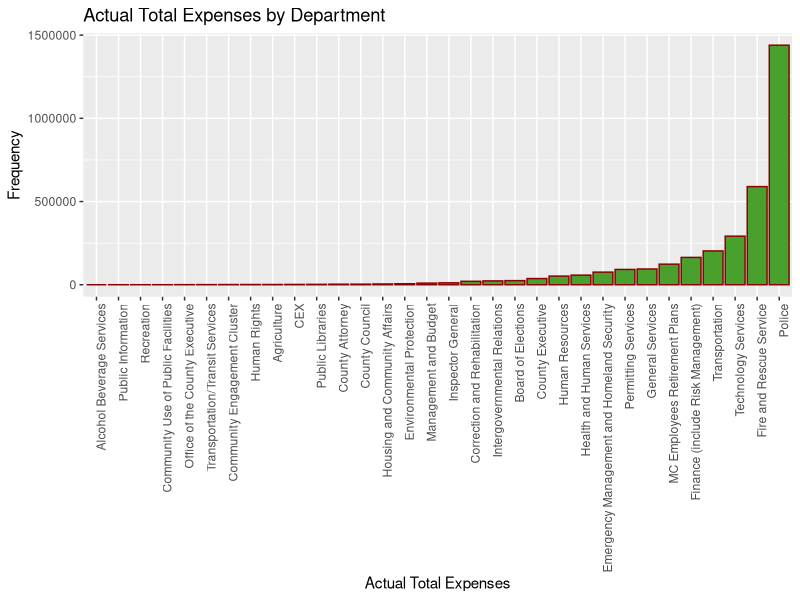
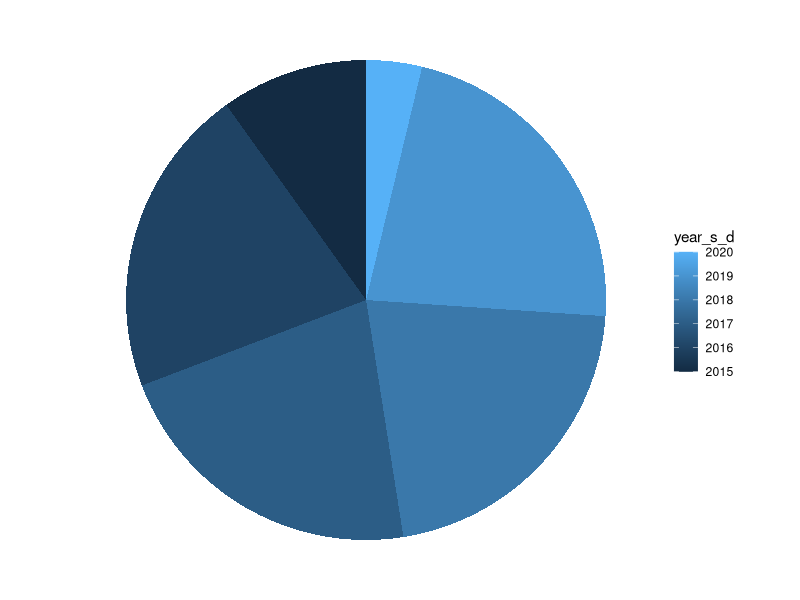
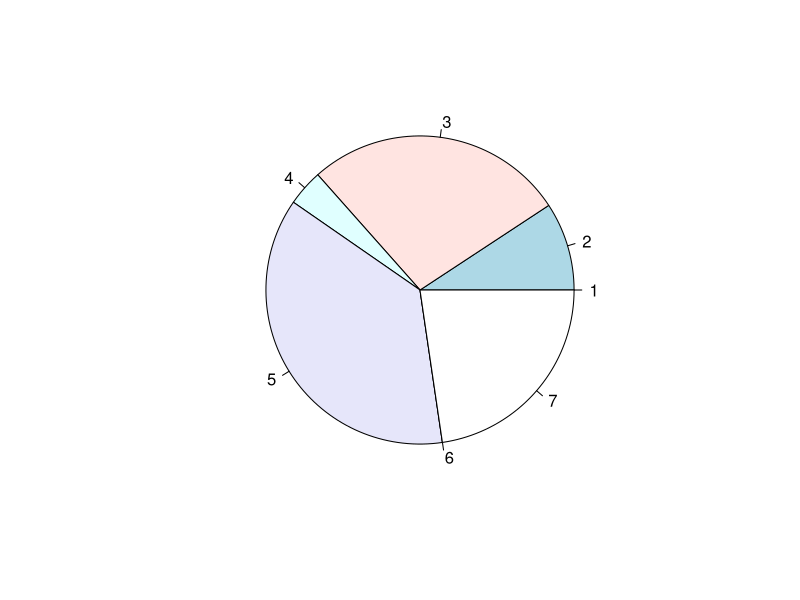
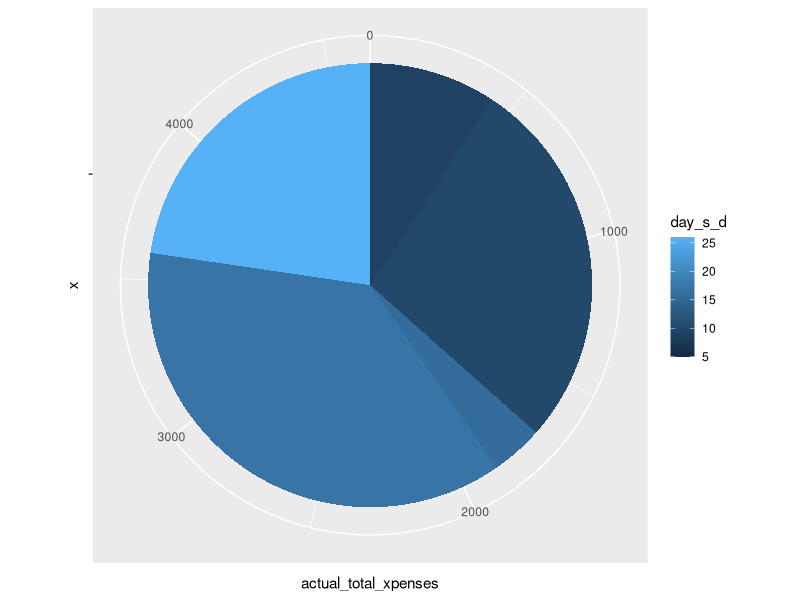
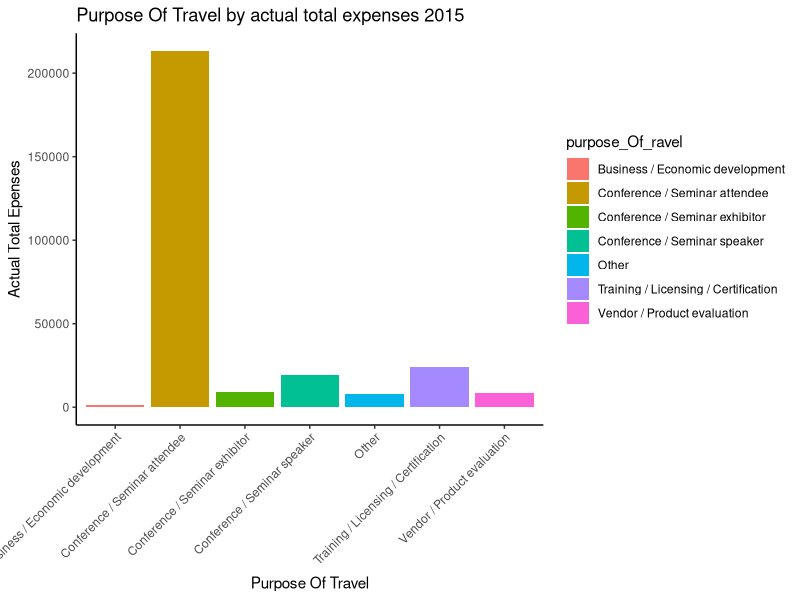

Reproduce these figures in R, in order.
## ---- chunk 1
knitr::opts_chunk$set(echo = TRUE)
## ---- chunk 2
library(dplyr)
## ---- chunk 3
library(readr)
employee <- read_csv("Employee_Travel_Data__Non-Local_.csv")
## ---- chunk 4
head(employee, n=10)
## ---- chunk 5
##Rename column in r
employee <- employee %>% 
  rename(
   travel_start_date = `Travel Start Date`,
   travel_start_end = `Travel End Date`,
   purpose_Of_ravel = `Purpose Of Travel`,
   actual_total_xpenses = `Actual Total Expenses`
  )
## ---- chunk 6
head(employee, n=10)
## ---- chunk 7
## Split Travel Start Date 
library(lubridate)

employee <- employee %>% mutate(year_s_d = year(travel_start_date), 
                month_s_d = month(travel_start_date), 
                day_s_d = day(travel_start_date))
## ---- chunk 8
head(employee, n=10)
## ---- chunk 9
employee <- employee %>%  select(Department, 
                      destination = `Destination(s)`, 
                      purpose_Of_ravel, 
                     year_s_d,
                     month_s_d,
                    day_s_d,
                    actual_total_xpenses
)

## ---- chunk 10
head(employee, n=10)
## ---- chunk 11
gr_employee_sum <- employee %>% group_by(Department)%>%
  summarize( actual_total_xpenses = sum(actual_total_xpenses, na.rm = TRUE)) %>%
  arrange(desc(actual_total_xpenses))
## ---- chunk 12
head(gr_employee_sum, n=10)
## ---- chunk 13
library(ggplot2)
ggplot(gr_employee_sum, aes(x=reorder(Department,actual_total_xpenses), y=(actual_total_xpenses))) + geom_bar(stat="Identity", fill="#4AA02C",color="darkred")+
  xlab("Actual Total Expenses") + ylab("Frequency")+
  ggtitle("Actual Total Expenses by Department")+
  theme(axis.text.x=element_text(angle=90, hjust=1))
## ---- chunk 14
gr_destination_mean <- employee %>% group_by(destination)%>%
  summarise( actual_total_xpenses = mean(actual_total_xpenses, na.rm = TRUE)) %>%
  arrange(desc(actual_total_xpenses)) %>%
  rename(
    mean_expenses = `actual_total_xpenses`
  )
head(gr_destination_mean)
## ---- chunk 15
gr_year_max <- employee %>% group_by(year_s_d)%>%
  summarise( actual_total_xpenses = max(actual_total_xpenses, na.rm = TRUE)) %>%
  arrange(desc(year_s_d)) %>%
  rename(
    max_amount_expenses = `actual_total_xpenses`
)
head(gr_year_max)
## ---- chunk 16
ggplot(gr_year_max, aes(x="", y=max_amount_expenses, fill=year_s_d)) +
  geom_bar(stat="identity", width=1) +
  coord_polar("y", start=0) +
  theme_void()
## ---- chunk 17
##get only subset for 2015
employee2015 <- employee %>% filter(year_s_d == 2015)
## ---- chunk 18
head(employee2015)
## ---- chunk 19
gr_employee_sum_2015 <- employee2015 %>% group_by(month_s_d)%>%
summarize( actual_total_xpenses = sum(actual_total_xpenses, na.rm = TRUE)) %>%
arrange(desc(month_s_d))
head(gr_employee_sum_2015)
## ---- chunk 20
employee2015_day <- employee2015 %>%
filter(month_s_d == 7) %>%
group_by(day_s_d) %>%
summarise(actual_total_xpenses = sum(actual_total_xpenses, na.rm = TRUE))
## ---- chunk 21
head(gr_employee_sum_2015)
## ---- chunk 22
pie(employee2015_day$actual_total_xpenses)
ggplot(data = employee2015_day, aes(x = "", y = actual_total_xpenses, fill = day_s_d)) + 
  geom_bar(stat = "identity") + 
  coord_polar("y")
## ---- chunk 23
gr_purpose_sum_2015 <- employee2015 %>% group_by(purpose_Of_ravel)%>%
  summarise( actual_total_xpenses = sum(actual_total_xpenses, na.rm = TRUE)) %>%
  arrange(desc(purpose_Of_ravel))
## ---- chunk 24
head(gr_purpose_sum_2015, n=10)
## ---- chunk 25
gr_purpose_sum_2015  %>%
ggplot(aes(x = purpose_Of_ravel, y = actual_total_xpenses, fill = purpose_Of_ravel)) +
  geom_bar(stat = "identity") +
  theme_classic() +
  labs(
    x = "Purpose Of Travel",
    y = "Actual Total Epenses",
    title = paste(
      "Purpose Of Travel by actual total expenses 2015"
    )
  )+
  theme(axis.text.x=element_text(angle=45, hjust=1))
